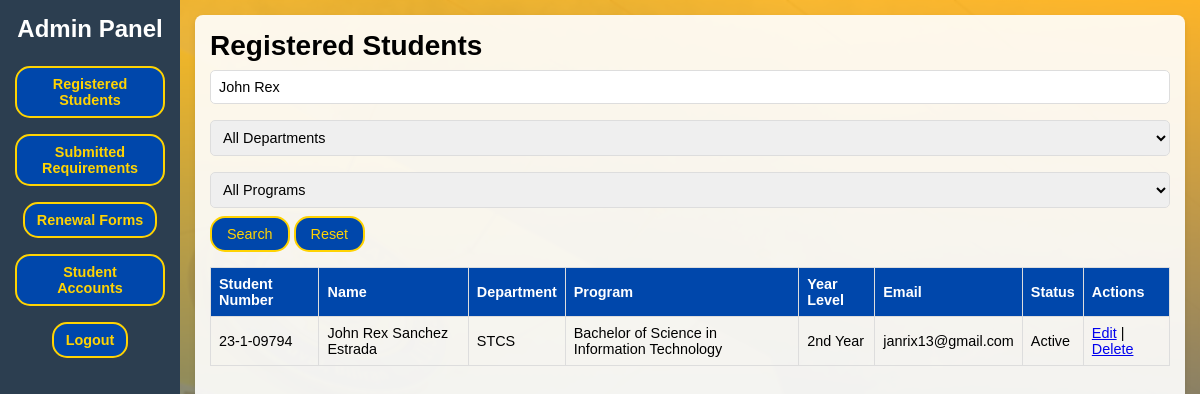
The app's page /admin/index-admin.php?name=John Rex (signed in) with its own data.
### tables this page shows
CREATE TABLE `registration` (
  `student_number` varchar(255) NOT NULL,
  `first_name` varchar(255) NOT NULL,
  `middle_name` varchar(255) NOT NULL,
  `last_name` varchar(255) NOT NULL,
  `gender` enum('male','female','other') NOT NULL,
  `age` varchar(255) NOT NULL,
  `phone_number` varchar(255) NOT NULL,
  `email` varchar(255) NOT NULL,
  `country` varchar(255) NOT NULL,
  `province` varchar(255) NOT NULL,
  `municipality` varchar(255) NOT NULL,
  `barangay` varchar(255) NOT NULL,
  `department` varchar(255) NOT NULL,
  `program` varchar(255) NOT NULL,
  `year_level` varchar(255) NOT NULL,
  `grades` varchar(255) NOT NULL,
  `prospectus` varchar(255) NOT NULL,
  `school_id` varchar(255) NOT NULL,
  `status` enum('Pending','Active','Inactive') NOT NULL
);

### admin/index-admin.php (the view, shortened to what this page needs)
<?php
require 'db.php';
$searchName = isset($_GET['name']) ? $_GET['name'] : '';
$searchDepartment = isset($_GET['department']) ? $_GET['department'] : '';
$searchProgram = isset($_GET['program']) ? $_GET['program'] : '';
$sql = "SELECT student_number, first_name, middle_name, last_name, department, program, year_level, email, status
        FROM registration
        WHERE
        (first_name LIKE ? OR last_name LIKE ? OR CONCAT(first_name, ' ', last_name) LIKE ?)
        AND (department = ? OR ? = '')
        AND (program = ? OR ? = '')";
$stmt = $conn->prepare($sql);
$searchNameWildcard = '%' . $searchName . '%';
$stmt->bind_param(
    "sssssss",
    $searchNameWildcard,
    $searchNameWildcard,
    $searchNameWildcard,
    $searchDepartment,
    $searchDepartment,
    $searchProgram,
    $searchProgram
);
$stmt->execute();
$result = $stmt->get_result();
?>
<!DOCTYPE html>
<html>
<head>
    <link rel="stylesheet" href="stylesheets/style-admin.css">
</head>
<body>
<div class="sidebar">
    <h2>Admin Panel</h2>
    <a href="javascript:void(0);" onclick="toggleSection('students-section')">Registered Students</a>
    <a href="javascript:void(0);" onclick="toggleSection('requirements-section')">Submitted Requirements</a>
    <a href="javascript:void(0);" onclick="toggleSection('renewal-section')">Renewal Forms</a>
    <a href="javascript:void(0);" onclick="toggleSection('accounts-section')">Student Accounts</a>
    <a href="login.php">Logout</a>
</div>
<div class="main">
    <div id="students-section">
        <h1>Registered Students</h1>
        <form method="get" action="index-admin.php" class="search-form">
            <input type="text" name="name" placeholder="Search by name" value="<?php echo htmlspecialchars($searchName); ?>">
            <select name="department" id="department" onchange="updatePrograms()">
                <option value="">All Departments</option>
            </select>
            <select name="program" id="program">
                <option value="">All Programs</option>
            </select>
            <button type="submit">Search</button>
            <a href="index-admin.php"><button type="button">Reset</button></a>
        </form>
        <table>
            <thead>
                <tr>
                    <th>Student Number</th>
                    <th>Name</th>
                    <th>Department</th>
                    <th>Program</th>
                    <th>Year Level</th>
                    <th>Email</th>
                    <th>Status</th>
                    <th>Actions</th>
                </tr>
            </thead>
            <tbody>
                <?php
                if ($result->num_rows > 0) {
                    while ($row = $result->fetch_assoc()) {
                        $fullName = $row['first_name'] . ' ' . $row['middle_name'] . ' ' . $row['last_name'];
                        $status = $row['status'];
                        echo "<tr>
                            <td>{$row['student_number']}</td>
                            <td>{$fullName}</td>
                            <td>{$row['department']}</td>
                            <td>{$row['program']}</td>
                            <td>{$row['year_level']}</td>
                            <td>{$row['email']}</td>
                            <td>{$status}</td>
                            <td>
                                <a href='edit_student.php?student_number={$row['student_number']}'>Edit</a> |
                                <a href='delete_student.php?student_number={$row['student_number']}' onclick='return confirm(\"Delete this student?\")'>Delete</a>
                            </td>
                        </tr>";
                    }
                } else {
                    echo "<tr><td colspan='8'>No students found.</td></tr>";
                }
                ?>
            </tbody>
        </table>
    </div>
</div>
</body>
</html>

### stylesheets/style-admin.css (style rules this page uses)
* { margin: 0; padding: 0; }
*, *::before, *::after { box-sizing: border-box; }
body { background-repeat: no-repeat; background-attachment: fixed; background-position: center; background-size: cover; background-image: linear-gradient(rgba(255, 185, 33, 0.897), rgba(0, 71, 171, 0.897)), url('images/Background1.png'); backdrop-filter: blur(1px); height: 100vh; width: 100vw; display: flex; flex-direction: row; font-family: 'Montserrat', sans-serif; font-size: 14px; }
.sidebar { width: 180px; background-color: #2c3e50; color: white; height: 100vh; padding: 15px; position: relative; display: flex; flex-direction: column; align-items: center; text-align: center; flex-shrink: 0; }
.sidebar h2 { font-size: 1.5rem; margin-bottom: 15px; color: #FFFFFF; }
.sidebar a { display: block; margin: 8px 0; color: #FFD302; background-color: #0047AB; text-decoration: none; padding: 8px 12px; border: 2px solid #FFD302; border-radius: 15px; font-size: 0.9rem; font-weight: bold; transition: transform 0.2s ease, background-color 0.3s ease, color 0.3s ease; }
.main { flex-grow: 1; padding: 15px; background-color: rgba(255, 255, 255, 0.9); border-radius: 8px; margin: 15px; box-shadow: 0px 4px 6px rgba(0, 0, 0, 0.1); width: calc(100% - 220px); max-width: 1000px; overflow-y: auto; }
table { width: 100%; border-collapse: collapse; margin-top: 15px; }
table, th, td { border: 1px solid #ddd; }
th, td { padding: 8px; text-align: left; font-size: 0.9rem; }
th { background-color: #0047AB; color: white; }
button { background-color: #0047AB; color: #FFD302; border: 2px solid #FFD302; border-radius: 15px; padding: 8px 15px; font-size: 0.9rem; cursor: pointer; transition: transform 0.2s ease, background-color 0.3s ease; }
form input, form select { width: 100%; padding: 8px; margin: 8px 0; border: 1px solid #ddd; border-radius: 5px; font-size: 0.9rem; }
h2 { text-align: center; color: #333; margin-bottom: 20px; }

### records on screen
registration: student_number "23-1-09794", fullName "John Rex Sanchez Estrada", department "STCS", program "Bachelor of Science in Information Technology", year_level "2nd Year", email "janrix13@gmail.com", status "Active"
